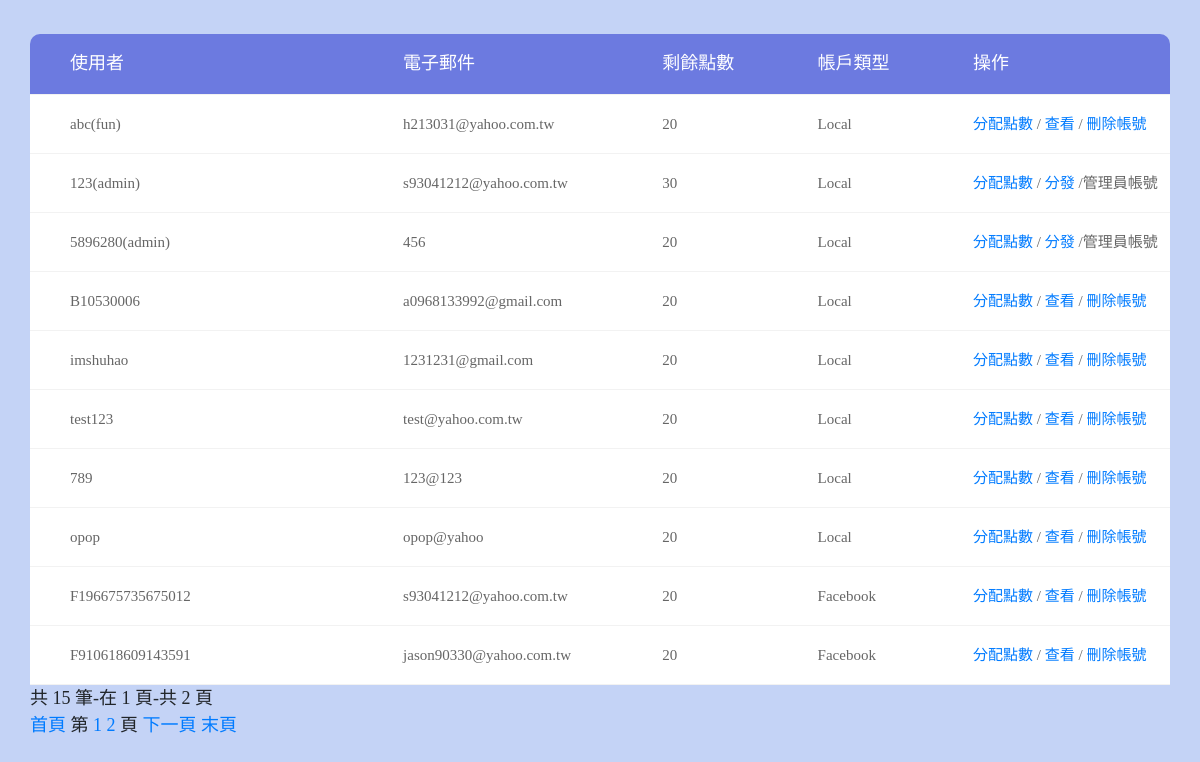
The page /social/member/account3.php (signed in) on the database its author committed.
### tables this page shows
CREATE TABLE `member_table` (
  `token` varchar(11) DEFAULT '0',
  `username` varchar(30) DEFAULT NULL,
  `password` varchar(20) DEFAULT NULL,
  `email` varchar(50) DEFAULT NULL,
  `point` int(10) NOT NULL,
  `name` text,
  `genre` text,
  `emailVerify` tinyint(1) NOT NULL DEFAULT '0',
  `verifyCode` varchar(10) DEFAULT NULL
);

### social/member/account3.php (the view, shortened to what this page needs)
<?include("mysql_connect.inc.php");
   $sql = "SELECT * FROM member_table";
   $result = mysql_query($sql);
   $data_nums = mysql_num_rows($result);
   $per = 10;
   $pages = ceil($data_nums/$per);
   if (!isset($_GET["page"])) {
       $page=1;
   } else {
       $page = intval($_GET["page"]);
   }
   $start =($page-1)*$per;
   ?>
<!DOCTYPE html>
<html lang="en">
<head>
	<link rel="stylesheet" type="text/css" href="memberManage/vendor/bootstrap/css/bootstrap.min.css">
	<link rel="stylesheet" type="text/css" href="memberManage/fonts/font-awesome-4.7.0/css/font-awesome.min.css">
	<link rel="stylesheet" type="text/css" href="memberManage/vendor/animate/animate.css">
	<link rel="stylesheet" type="text/css" href="memberManage/vendor/select2/select2.min.css">
	<link rel="stylesheet" type="text/css" href="memberManage/vendor/perfect-scrollbar/perfect-scrollbar.css">
	<link rel="stylesheet" type="text/css" href="memberManage/css/util.css">
	<link rel="stylesheet" type="text/css" href="memberManage/css/member.css">
</head>
<body>
	<?php
   if ($_SESSION['username'] != null) {
       ?>
			<div class="limiter">
				<div class="container-table100">
					<div class="wrap-table100">
					<div class="table">
						<div class="row header">
							<div class="cell">
								使用者
							</div>
							<div class="cell">
								電子郵件
							</div>
							<div class="cell">
								剩餘點數
							</div>
							<div class="cell">
								帳戶類型
							</div>
							<div class="cell">
								操作
							</div>
						</div>
						<?php
       $data=mysql_query("SELECT * from member_table order by token desc limit $start,$per");
       $num=$per;
       for ($i=0;$i<$num;$i++) {
           $row=mysql_fetch_row($data); ?>
						<div class="row">
							<div class="cell" data-title="Username">
								<?php echo $row[username];
           if ($row[token]=='1') {
               echo "(admin)";
           } elseif ($row[token]!='0') {
               echo '('.$row[token].')';
           } ?>
							</div>
							<div class="cell" data-title="Email">
									<?php echo $row[email]; ?>
							</div>
							<div class="cell" data-title="Left Points">
									<?php echo $row[point]; ?>
							</div>
							<div class="cell" data-title="genre">
									<?php echo $row[genre]; ?>
							</div>
							<div class="cell">
								<a href = "#" onclick="addPoint('<?echo $row[username]; ?>');">分配點數 </a>/
								<?if ($row[token] != '1') {
               echo'<a href = "dealDetail.php?id='.$row[username].'">查看 </a>/'; ?>
                     <a href = "#" onclick="deleteMember('<?echo $row[username]; ?>');">刪除帳號</a>
                 <?php
           } else {
               echo'<a href = "#" onclick="allAddPoint();">分發 </a>/';
               echo '管理員帳號';
           } ?>
							</div>
						</div>
						<?php
       } ?>
							<div class="font_set">
							<?php
               echo '共 '.$data_nums.' 筆-在 '.$page.' 頁-共 '.$pages.' 頁';
       echo "<br /><a href=?page=1>首頁</a> ";
       echo "第 ";
       for ($i=1 ; $i<=$pages ; $i++) {
           if ($page-3 < $i && $i < $page+3) {
               echo "<a href=?page=".$i.">".$i.'&nbsp'."</a>";
           }
       }
       if ($page < $pages) {
           $next_page=$page;
           echo "頁 <a href=?page=".++$next_page.">下一頁&nbsp</a>";
       }
       if ($page == $pages) {
           echo "頁 <a href=?page=".$pages.">末頁</a><br /><br />";
       } else {
           echo "<a href=?page=".$pages.">末頁</a><br /><br />";
       } ?>
							</div>
					</div>
			</div>
		</div>
	</div>
<?php
   } else {
       echo '您無權限觀看此頁面!';
       echo '<meta http-equiv=REFRESH CONTENT=1;url=../index.php>';
   }
   ?>
</body>
</html>

### social/member/memberManage/css/member.css (style rules this page uses)
* { margin: 0px; padding: 0px; box-sizing: border-box; }
body, html { height: 100%; font-family: sans-serif; }
a { margin: 0px; transition: all 0.4s; -webkit-transition: all 0.4s; -o-transition: all 0.4s; -moz-transition: all 0.4s; }
.limiter { width: 100%; margin: 0 auto; }
.container-table100 { width: 100%; min-height: 100vh; background: #c4d3f6; display: -webkit-box; display: -webkit-flex; display: -moz-box; display: -ms-flexbox; display: flex; align-items: center; justify-content: center; flex-wrap: wrap; padding: 33px 30px; }
.wrap-table100 { width: 1200px; border-radius: 10px; overflow: hidden; }
.table { width: 100%; display: table; margin: 0; }
.row { display: table-row; background: #fff; }
.row.header { color: #ffffff; background: #6c7ae0; }
.cell { display: table-cell; }
.row .cell { font-family: Poppins-Regular; font-size: 15px; color: #666666; line-height: 1.2; font-weight: unset !important; padding-top: 20px; padding-bottom: 20px; border-bottom: 1px solid #f2f2f2; }
.row.header .cell { font-family: Poppins-Regular; font-size: 18px; color: #fff; line-height: 1.2; font-weight: unset !important; padding-top: 19px; padding-bottom: 19px; }
.row .cell:nth-child(1) { width: 360px; padding-left: 40px; }
.row .cell:nth-child(2) { width: 250px; }
.row .cell:nth-child(3) { width: 150px; }
.row .cell:nth-child(4) { width: 150px; }
.row .cell:nth-child(5) { width: 190px; }
.table, .row { width: 100% !important; }
.font_set { font-family: Poppins-Regular; font-size: 18px; }

### rows shown on the page
member_table: username "abc", token "fun", email "h213031@yahoo.com.tw", point "20", genre "Local"
member_table: username "123", token "(admin)", email "s93041212@yahoo.com.tw", point "30", genre "Local"
member_table: username "5896280", token "(admin)", email "456", point "20", genre "Local"
member_table: username "B10530006", email "a0968133992@gmail.com", point "20", genre "Local"
member_table: username "imshuhao", email "1231231@gmail.com", point "20", genre "Local"
member_table: username "test123", email "test@yahoo.com.tw", point "20", genre "Local"
member_table: username "789", email "123@123", point "20", genre "Local"
member_table: username "opop", email "opop@yahoo", point "20", genre "Local"
member_table: username "F196675735675012", email "s93041212@yahoo.com.tw", point "20", genre "Facebook"
member_table: username "F910618609143591", email "jason90330@yahoo.com.tw", point "20", genre "Facebook"

### other values the page prints
$data_nums "15"
$page "1"
$pages "2"
